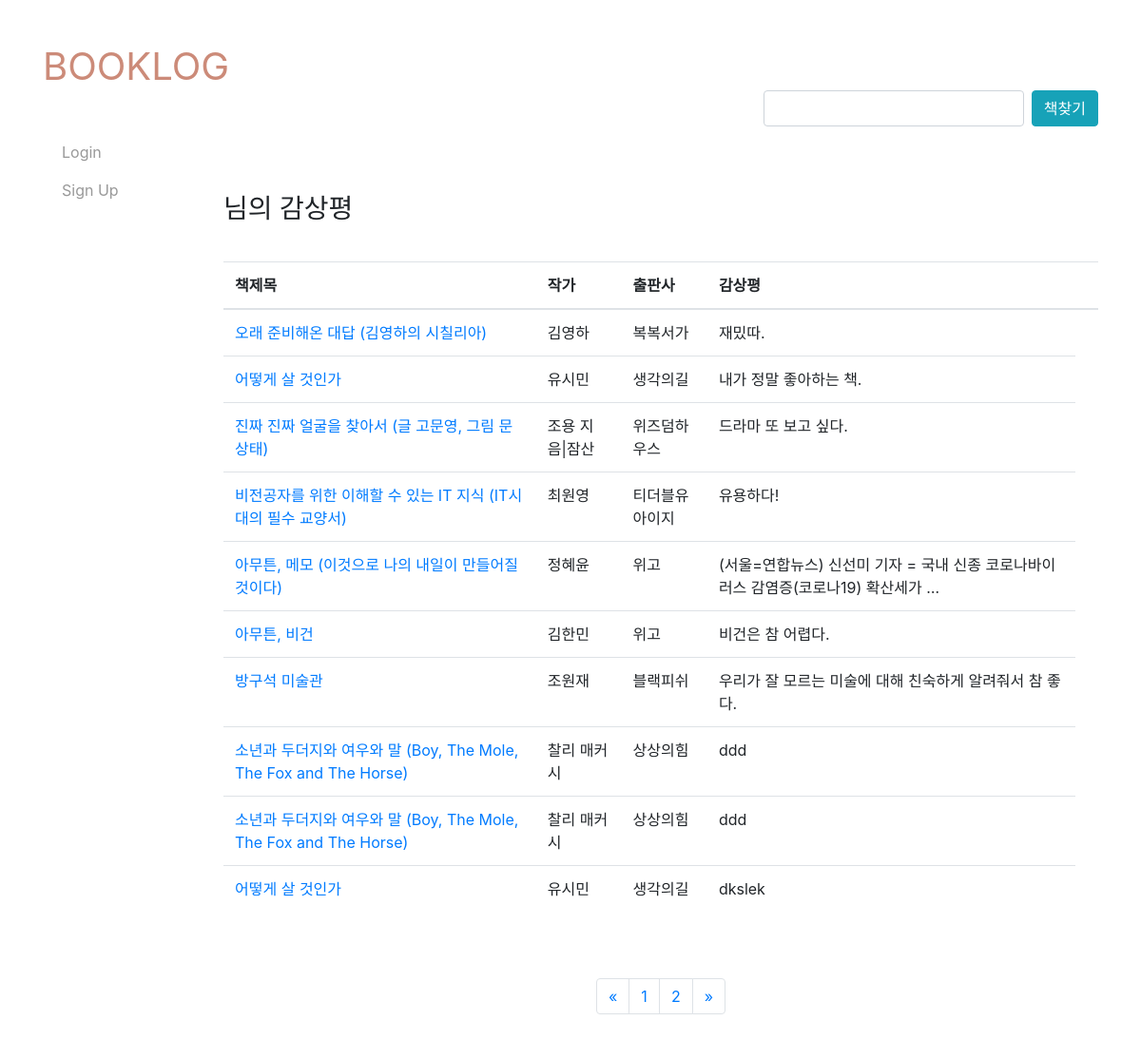
Page /post/ on the earlier database version.
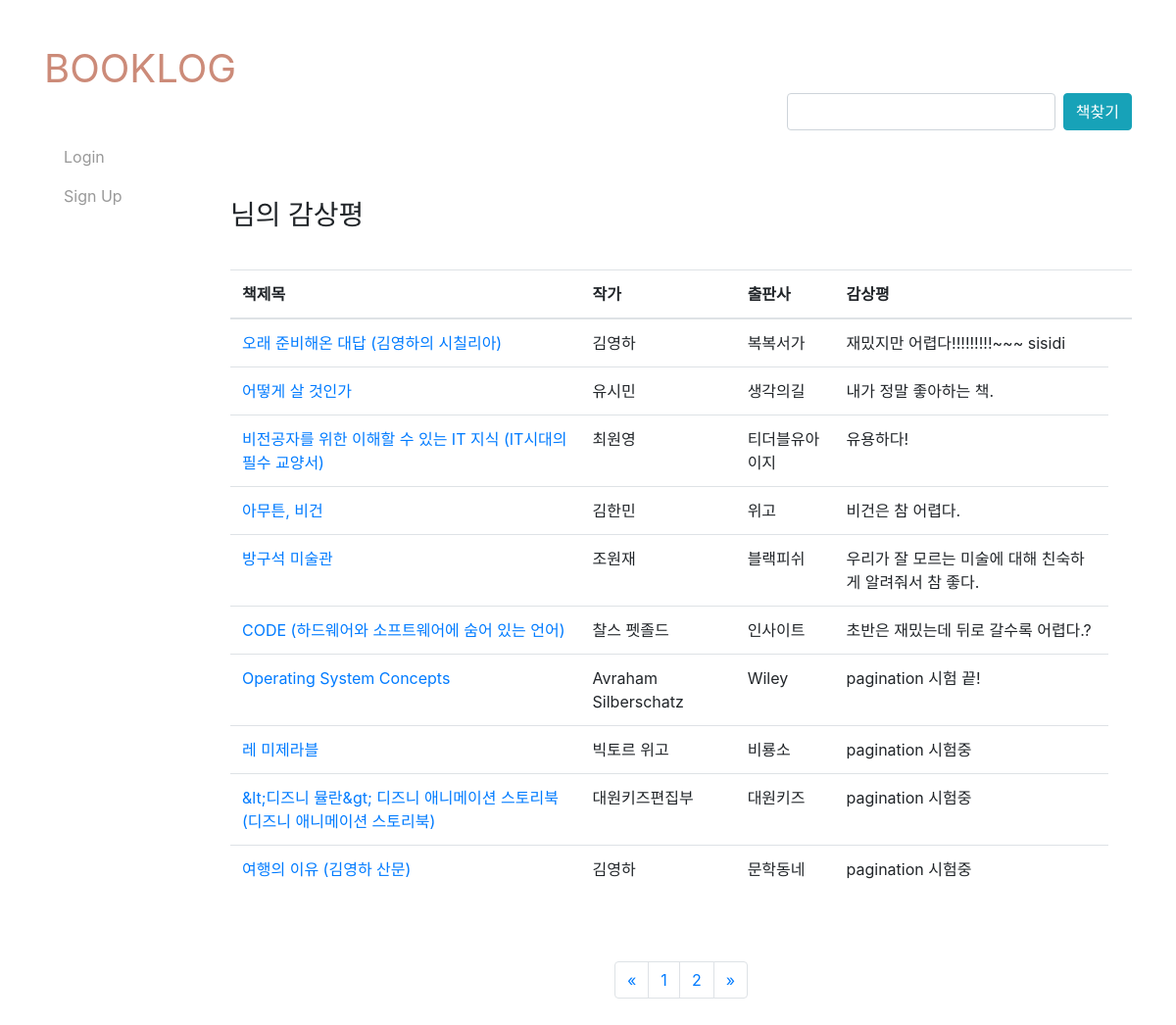
Same page on the later database version.
### post/models.py (models this page shows, shortened)
class Post(models.Model):
    user=models.ForeignKey(User, related_name='posts', on_delete=models.CASCADE)
    title=models.CharField(max_length=255)
    author=models.CharField(max_length=255)
    publisher=models.CharField(max_length=255)
    pubdate=models.DateTimeField()
    review=models.TextField(max_length=255)

### post/views.py (the view)
# urls.py: path('', views.PostList.as_view(), name='all'),
class PostList(generic.ListView):
    model = models.Post
    select_related=('user', )
    paginate_by=10
    queryset=Post.objects.all()

### post/templates/post/post_list.html
{% extends 'booklog/index.html' %}
{% block content %}
  <h3 class="listtitle">{{ user.username }}님의 감상평</h3>
  <table class="table">
    <thead>
      <tr>
        <th scope="col">책제목</th>
        <th scope="col">작가</th>
        <th scope="col">출판사</th>
        <th scope="col">감상평<th>
      </tr>
    </thead>
    <tbody>
      {% for post in post_list %}
      <tr>
        <td><a href="{% url 'post:detail' username=post.user.username pk=post.pk %}" data-pk="{{ post.pk }}" data-title="{{ post.title }}" data-author="{{ post.author }}" data-publisher="{{ post.publisher }}" data-pubdate="{{ post.pubdate|date:'Y-m-d' }}" data-review="{{ post.review }}" data-id="{{ post.pk }}" class="postdetail" href="#postdetail">{{ post.title }}</td>
        <td>{{ post.author }}</td>
        <td>{{ post.publisher}}</td>
        <td>{{ post.review|truncatechars:50 }}</td>
      </tr>
      {% endfor %}
    </tbody>
  </table>
  {% if is_paginated %}
  <nav aria-label="Page navigation example">
    <ul class="pagination">
      {% if page_obj.has_previous %}
        <li class="page-item">
          <a class="page-link" href="?page={{ page_obj.previous_page_number }}" aria-label="Previous">
            <span aria-hidden="true">&laquo;</span>
          </a>
        </li>
      {% else %}
      <li class="page-item">
      <a class="page-link" href="#" aria-label="Previous">
        <span aria-hidden="true">&laquo;</span>
      </a>
    </li>
      {% endif %}
      {% for i in paginator.page_range %}
        {% if page_obj.number == i %}
          <li class="page-item"><a class="page-link" href="?page={{ i }}">{{ i }}</a></li>
        {% else %}
          <li class="page-item"><a class="page-link" href="?page={{ i }}">{{ i }}</a></li>
        {% endif %}
      {% endfor %}
      {% if page_obj.has_next %}
        <li class="page-item"><a class="page-link" href="?page={{ page_obj.next_page_number }}">&raquo;</a></li>
      {% else %}
      <li class="page-item">
      <a class="page-link" href="#" aria-label="Next">
        <span aria-hidden="true">&raquo;</span>
      </a>
    </li>
      {% endif %}
    </ul>
{% endif %}
{% endblock %}

### templates/booklog/index.html (shortened to what this page needs)
<!DOCTYPE html>
{% load static %}
<html lang="en" dir="ltr">
<head>
  <link rel="stylesheet" type="text/css" href="{% static 'booklog/css/sidebar.css' %}">
  <link rel="stylesheet" type="text/css" href="{% static 'booklog/css/index.css' %}">
  <link rel="stylesheet" href="https://stackpath.bootstrapcdn.com/bootstrap/4.5.2/css/bootstrap.min.css">
</head>
<body>
<div class="container">
    <div class="headtitle">
      <a class="headtitle" href="{% url 'index' %}">BOOKLOG</a>
    </div>
    <div class="row">
      <div class="sidebar col-md-2 col-xs-6">
        <div class="well">
          <ul class="sidebar-nav">
            {% if user.is_authenticated %}
               <li>
                   <a readonly>{{ user.username }}님</a>
               </li>
               <li>
                   <a href="{% url 'post:all' %}">내 감상평 보기</a>
               </li>
               <li>
                   <a href="{% url 'account:logout' %}">Log Out</a></li>
               </li>
            {% else %}
               <li>
                   <a href="{% url 'account:login' %}">Login</a>
               </li>
               <li>
                   <a href="{% url 'account:signup' %}">Sign Up</a>
               </li>
            {% endif %}
         </ul>
       </div>
    </div>
   <div class= "main col-md-10 col-xs-6">
        <div class="well">
          <form action="{% url 'book:api_search' %}" method="GET" class="form-inline searchform">
            <input class="form-control mr-sm-2" type="text" name="q">
            <button class="btn btn-info my-2 my-sm-0" type="submit">책찾기</button>
          </form>
          {% block content %}
          {% endblock %}
        </div>
   </div>
   </div>
 </div>
</body>
</html>

### static/booklog/css/sidebar.css (style rules this page uses)
.sidebar-nav { top: 0; width: 150px; margin: 0; padding: 0; list-style: none; }
.sidebar-nav li { text-indent: 20px; line-height: 40px; }
.sidebar-nav li a { display: block; text-decoration: none; color: #999999; }

### static/booklog/css/index.css (style rules this page uses)
.headtitle { margin-top:40px; margin-bottom:40px; font-size:40px; color:#cc8b79; }
.searchform { justify-content:flex-end; padding-bottom:70px; margin-top:-45px; }
.pagination { justify-content: center; margin-top:70px; margin-bottom:100px; }
.listtitle { padding-bottom:30px; }

Differences in the rows shown:
removed Post: title "진짜 진짜 얼굴을 찾아서 (글 고문영, 그림 문상태)", author "조용 지음|잠산", publisher "위즈덤하우스", review "드라마 또 보고 싶다."
removed Post: title "아무튼, 메모 (이것으로 나의 내일이 만들어질 것이다)", author "정혜윤", publisher "위고", review "(서울=연합뉴스) 신선미 기자 = 국내 신종 코로나바이러스 감염증(코로나19) 확산세가 …"
removed Post: title "소년과 두더지와 여우와 말 (Boy, The Mole, The Fox and The Horse)", author "찰리 매커시", publisher "상상의힘", review "ddd"
removed Post: title "소년과 두더지와 여우와 말 (Boy, The Mole, The Fox and The Horse)", author "찰리 매커시", publisher "상상의힘", review "ddd"
removed Post: title "어떻게 살 것인가", author "유시민", publisher "생각의길", review "dkslek"
changed Post "오래 준비해온 대답 (김영하의 시칠리아)": review "재밌따." → "재밌지만 어렵다!!!!!!!!!~~~ sisidi"
added Post: title "CODE (하드웨어와 소프트웨어에 숨어 있는 언어)", author "찰스 펫졸드", publisher "인사이트", review "초반은 재밌는데 뒤로 갈수록 어렵다.?"
added Post: title "Operating System Concepts", author "Avraham Silberschatz", publisher "Wiley", review "pagination 시험 끝!"
added Post: title "레 미제라블", author "빅토르 위고", publisher "비룡소", review "pagination 시험중"
added Post: title "&lt;디즈니 뮬란&gt; 디즈니 애니메이션 스토리북 (디즈니 애니메이션 스토리북)", author "대원키즈편집부", publisher "대원키즈", review "pagination 시험중"
added Post: title "여행의 이유 (김영하 산문)", author "김영하", publisher "문학동네", review "pagination 시험중"
